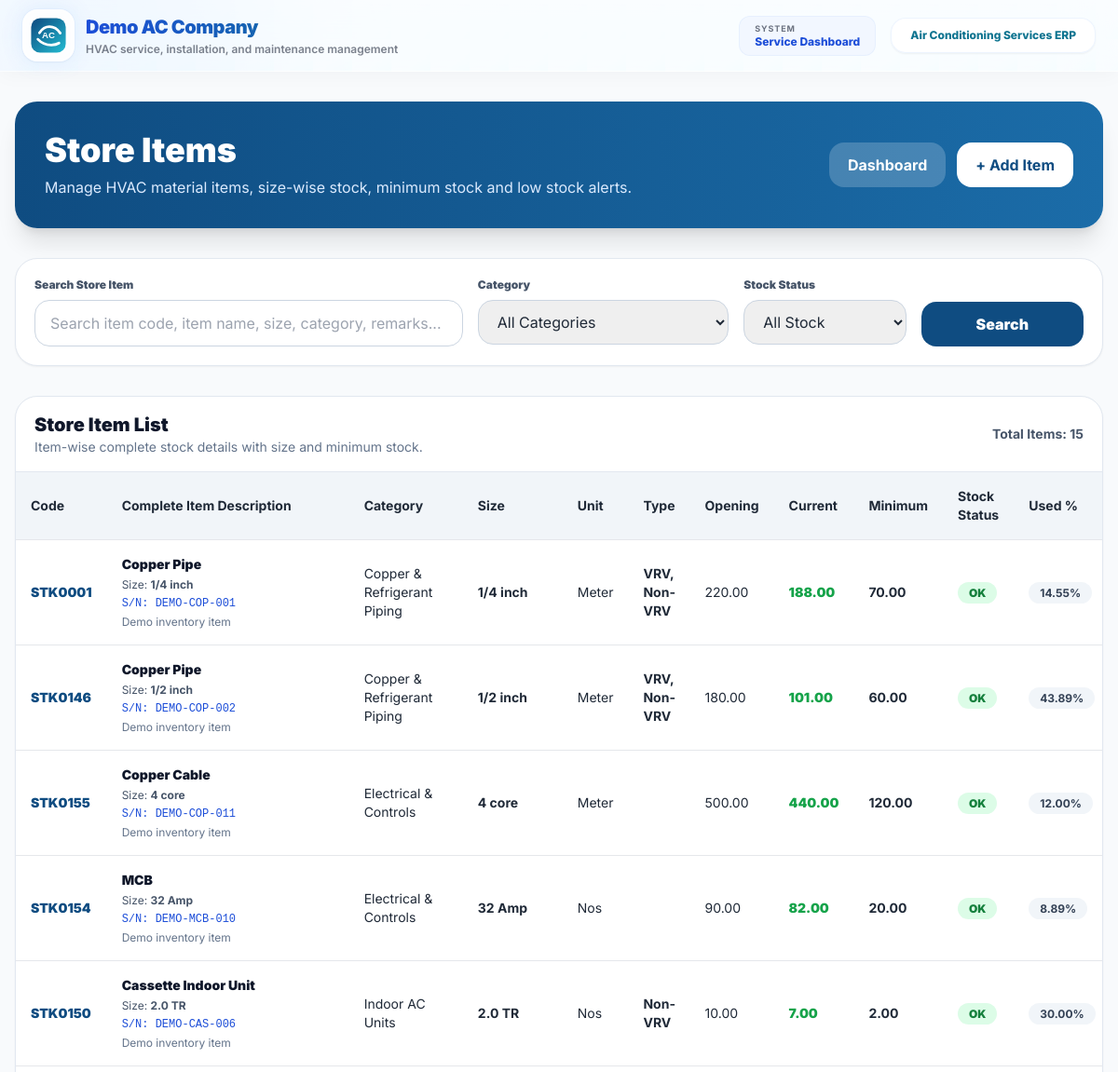
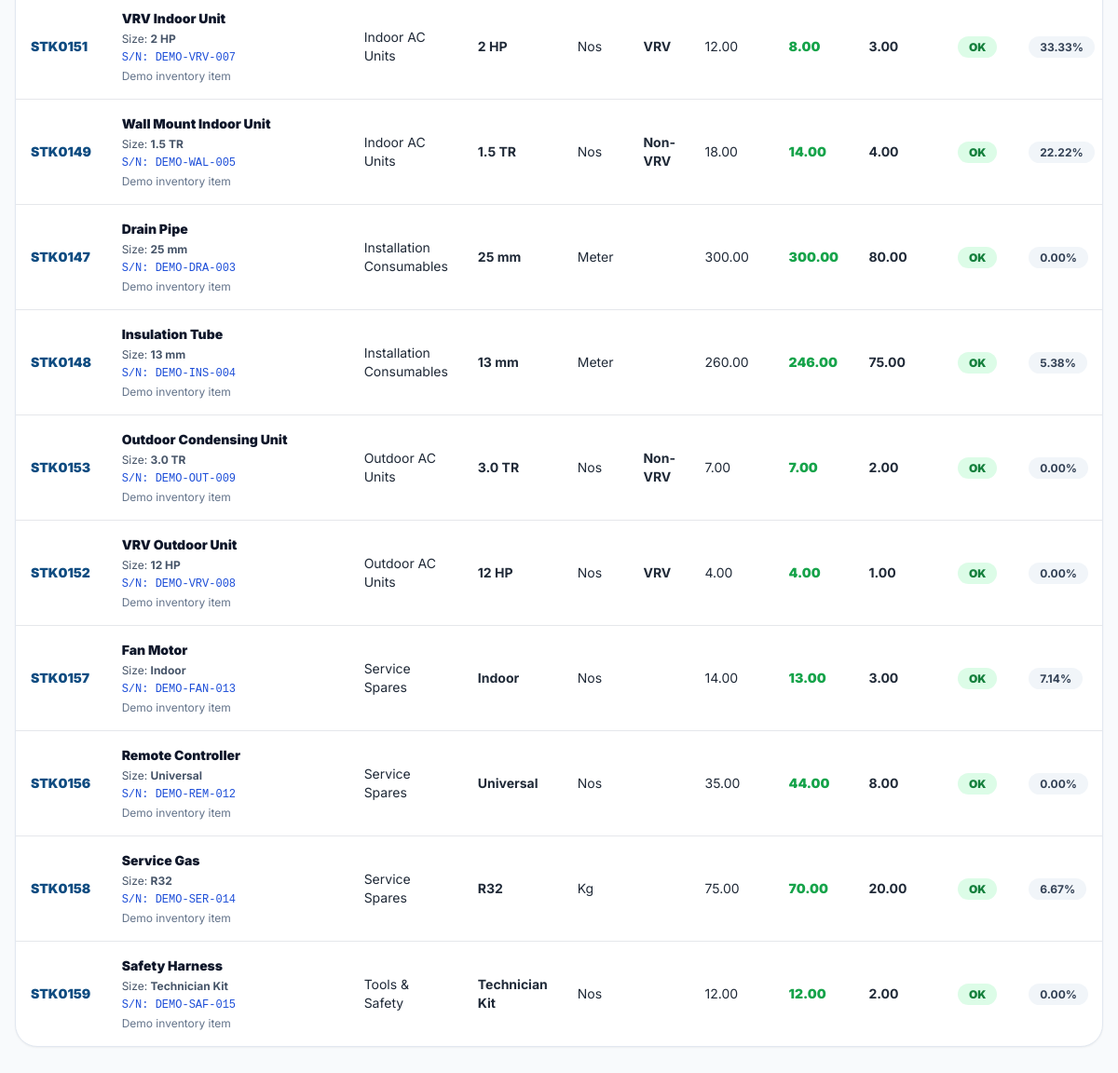
The page /store/items/ (signed in) on the database its author committed (2 pictures, top to bottom).
### store/models.py (models this page shows, shortened)
class StoreItem(models.Model):
    UNIT_CHOICES = (
        ("NOS", "Nos"),
        ("MTR", "Meter"),
        ("RFT", "Rft"),
        ("MTR_AND_RFT", "MTR and RFT"),
        ("KG", "Kg"),
        ("PKT", "Packet"),
        ("NOS_PKT", "Nos / Packet"),
        ("LTR", "Liter"),
        ("SQMTR", "Sq. Meter"),
        ("ROLL", "Roll"),
        ("BOX", "Box"),
        ("COIL", "Coil"),
    )
    item_code = models.CharField(
        max_length=20,
        unique=True,
        blank=True
    )
    category = models.ForeignKey(
        StoreCategory,
        on_delete=models.CASCADE,
        related_name="items"
    )
    item_description = models.CharField(
        max_length=250
    )
    size = models.CharField(
        max_length=150,
        blank=True,
        null=True
    )
    serial_number = models.CharField(
        max_length=100,
        blank=True,
        null=True,
        help_text="AC unit serial number (if applicable)."
    )
    remarks = models.CharField(
        max_length=250,
        blank=True,
        null=True
    )
    is_vrv = models.BooleanField(
        default=False,
        help_text="Check if this item is VRV type."
    )
    is_non_vrv = models.BooleanField(
        default=False,
        help_text="Check if this item is Non-VRV type."
    )
    unit = models.CharField(
        max_length=20,
        choices=UNIT_CHOICES,
        default="NOS"
    )
    opening_stock = models.DecimalField(
        max_digits=12,
        decimal_places=2,
        default=0
    )
    current_stock = models.DecimalField(
        max_digits=12,
        decimal_places=2,
        default=0
    )
    minimum_stock = models.DecimalField(
        max_digits=12,
        decimal_places=2,
        default=0
    )
    alert_percentage = models.DecimalField(
        max_digits=5,
        decimal_places=2,
        default=85,
        help_text="Alert when stock is 85% used from opening stock."
    )
    created_by = models.ForeignKey(
        User,
        on_delete=models.SET_NULL,
        blank=True,
        null=True,
        related_name="created_store_items"
    )
    created_at = models.DateTimeField(
        auto_now_add=True
    )
    class Meta:
        ordering = ["category__category_name", "item_description"]
    def used_quantity(self):
        used = self.opening_stock - self.current_stock
        return used if used > 0 else Decimal("0.00")
    def used_percentage(self):
        if self.opening_stock <= 0:
            return Decimal("0.00")
        percentage = (self.used_quantity() / self.opening_stock) * 100
        return round(percentage, 2)
    def is_low_stock(self):
        return self.current_stock <= self.minimum_stock
    def is_85_percent_used(self):
        return self.used_percentage() >= self.alert_percentage
    def item_type_label(self):
        labels = []
        if self.is_vrv:
            labels.append("VRV")
        if self.is_non_vrv:
            labels.append("Non-VRV")
        return ", ".join(labels)

class StoreCategory(models.Model):
    category_name = models.CharField(
        max_length=200,
        unique=True
    )
    created_at = models.DateTimeField(
        auto_now_add=True
    )
    class Meta:
        ordering = ["category_name"]

### store/views.py (the view, shortened to what this page needs)
@login_required
def store_item_list(request):
    search = request.GET.get("search", "").strip()
    category_id = request.GET.get("category", "").strip()
    stock_status = request.GET.get("stock_status", "").strip()
    items = StoreItem.objects.select_related("category").all().order_by(
        "category__category_name",
        "item_description"
    )
    if category_id:
        items = items.filter(category_id=category_id)
    if stock_status == "LOW":
        items = items.filter(
            current_stock__lte=models.F("minimum_stock")
        )
    categories = StoreCategory.objects.all().order_by("category_name")
    return render(request, "store_item_list.html", {
        "items": items,
        "categories": categories,
        "search": search,
        "category_id": category_id,
        "stock_status": stock_status,
    })

### puriaccooling/context_processors.py (called while the page is built)
def branding(request):
    return {"BRAND": APP_BRANDING}

### templates/store_item_list.html (shortened to what this page needs)
{% extends 'base.html' %}
{% block content %}
<div class="min-h-screen bg-slate-50 px-4 py-8">
    <div class="max-w-7xl mx-auto">
        <div class="bg-gradient-to-r from-[#0F4C81] to-[#1B6CA8] rounded-3xl p-8 shadow-xl mb-8">
            <div class="flex flex-col md:flex-row md:items-center md:justify-between gap-4">
                <div>
                    <h1 class="text-4xl font-black text-white">
                        Store Items
                    </h1>
                    <p class="text-blue-100 mt-2">
                        Manage HVAC material items, size-wise stock, minimum stock and low stock alerts.
                    </p>
                </div>
                <div class="flex flex-wrap gap-3">
                    <a href="{% url 'store_dashboard' %}"
                       class="bg-white/20 text-white px-5 py-3 rounded-2xl font-bold">
                        Dashboard
                    </a>
                    <a href="{% url 'add_store_item' %}"
                       class="bg-white text-[#0F4C81] px-5 py-3 rounded-2xl font-bold">
                        + Add Item
                    </a>
                </div>
            </div>
        </div>
        <div class="bg-white rounded-3xl border border-slate-200 p-5 shadow-sm mb-8">
            <form method="GET" class="grid grid-cols-1 md:grid-cols-12 gap-4">
                <div class="md:col-span-5">
                    <label class="block text-xs font-black text-slate-600 mb-2">
                        Search Store Item
                    </label>
                    <input type="text"
                           name="search"
                           value="{{ search }}"
                           placeholder="Search item code, item name, size, category, remarks..."
                           class="w-full border border-slate-300 rounded-2xl px-4 py-3 focus:outline-none focus:ring-2 focus:ring-[#0F4C81]">
                </div>
                <div class="md:col-span-3">
                    <label class="block text-xs font-black text-slate-600 mb-2">
                        Category
                    </label>
                    <select name="category"
                            class="w-full border border-slate-300 rounded-2xl px-4 py-3 focus:outline-none focus:ring-2 focus:ring-[#0F4C81]">
                        <option value="">All Categories</option>
                    </select>
                </div>
                <div class="md:col-span-2">
                    <label class="block text-xs font-black text-slate-600 mb-2">
                        Stock Status
                    </label>
                    <select name="stock_status"
                            class="w-full border border-slate-300 rounded-2xl px-4 py-3 focus:outline-none focus:ring-2 focus:ring-[#0F4C81]">
                        <option value="">All Stock</option>
                    </select>
                </div>
                <div class="md:col-span-2 flex items-end">
                    <button type="submit"
                            class="w-full bg-[#0F4C81] text-white rounded-2xl px-4 py-3 font-black hover:bg-[#0b3d68]">
                        Search
                    </button>
                </div>
            </form>
        </div>
        <div class="bg-white rounded-3xl border border-slate-200 shadow-sm overflow-hidden">
            <div class="px-5 py-4 border-b border-slate-200 flex flex-col md:flex-row md:items-center md:justify-between gap-3">
                <div>
                    <h2 class="text-xl font-black text-slate-900">
                        Store Item List
                    </h2>
                    <p class="text-sm text-slate-500">
                        Item-wise complete stock details with size and minimum stock.
                    </p>
                </div>
                <div class="text-sm font-bold text-slate-600">
                    Total Items: {{ items|length }}
                </div>
            </div>
            <div class="overflow-x-auto">
                <table class="w-full text-sm">
                    <thead class="bg-slate-100">
                        <tr>
                            <th class="px-4 py-4 text-left">Code</th>
                            <th class="px-4 py-4 text-left">Complete Item Description</th>
                            <th class="px-4 py-4 text-left">Category</th>
                            <th class="px-4 py-4 text-left">Size</th>
                            <th class="px-4 py-4 text-left">Unit</th>
                            <th class="px-4 py-4 text-left">Type</th>
                            <th class="px-4 py-4 text-left">Opening</th>
                            <th class="px-4 py-4 text-left">Current</th>
                            <th class="px-4 py-4 text-left">Minimum</th>
                            <th class="px-4 py-4 text-left">Stock Status</th>
                            <th class="px-4 py-4 text-left">Used %</th>
                        </tr>
                    </thead>
                    <tbody>
                        {% for item in items %}
                        <tr class="border-t {% if item.is_low_stock %}bg-red-50{% elif item.is_85_percent_used %}bg-orange-50{% endif %}">
                            <td class="px-4 py-4 font-black text-[#0F4C81] whitespace-nowrap">
                                {{ item.item_code }}
                            </td>
                            <td class="px-4 py-4 min-w-[260px]">
                                <p class="font-black text-slate-900">
                                    {{ item.item_description }}
                                </p>
                                <p class="text-xs text-slate-600 mt-1">
                                    Size:
                                    <span class="font-bold">
                                        {{ item.size|default:"Not Mentioned" }}
                                    </span>
                                </p>
                                {% if item.serial_number %}
                                <p class="text-xs text-blue-700 mt-1 font-mono">
                                    S/N: {{ item.serial_number }}
                                </p>
                                {% endif %}
                                <p class="text-xs text-slate-500 mt-1">
                                    {{ item.remarks|default:"No remarks added" }}
                                </p>
                            </td>
                            <td class="px-4 py-4">
                                {{ item.category.category_name }}
                            </td>
                            <td class="px-4 py-4 font-bold">
                                {{ item.size|default:"-" }}
                            </td>
                            <td class="px-4 py-4">
                                {{ item.get_unit_display }}
                            </td>
                            <td class="px-4 py-4 font-bold">
                                {{ item.item_type_label }}
                            </td>
                            <td class="px-4 py-4">
                                {{ item.opening_stock }}
                            </td>
                            <td class="px-4 py-4 font-black {% if item.is_low_stock %}text-red-600{% else %}text-green-600{% endif %}">
                                {{ item.current_stock }}
                            </td>
                            <td class="px-4 py-4 font-bold">
                                {{ item.minimum_stock }}
                            </td>
                            <td class="px-4 py-4">
                                {% if item.is_low_stock %}
                                <span class="px-3 py-1 rounded-full bg-red-100 text-red-700 text-xs font-black">
                                    Low Stock
                                </span>
                                {% elif item.is_85_percent_used %}
                                <span class="px-3 py-1 rounded-full bg-orange-100 text-orange-700 text-xs font-black">
                                    85% Used
                                </span>
                                {% else %}
                                <span class="px-3 py-1 rounded-full bg-green-100 text-green-700 text-xs font-black">
                                    OK
                                </span>
                                {% endif %}
                            </td>
                            <td class="px-4 py-4">
                                {% if item.is_85_percent_used %}
                                <span class="px-3 py-1 rounded-full bg-orange-100 text-orange-700 text-xs font-bold">
                                    {{ item.used_percentage }}%
                                </span>
                                {% else %}
                                <span class="px-3 py-1 rounded-full bg-slate-100 text-slate-700 text-xs font-bold">
                                    {{ item.used_percentage }}%
                                </span>
                                {% endif %}
                            </td>
                        </tr>
                        {% endfor %}
                    </tbody>
                </table>
            </div>
        </div>
    </div>
</div>
{% endblock %}

### templates/base.html (style rules this page uses)
body { font-family: 'Inter', sans-serif; scroll-behavior: smooth; }
.soft-grid { background-image: linear-gradient(rgba(59, 130, 246, 0.08) 1px, transparent 1px), linear-gradient(90deg, rgba(59, 130, 246, 0.08) 1px, transparent 1px); background-size: 42px 42px; }

### rows shown on the page
StoreItem: item_code "STK0001", item_description "Copper Pipe", size "1/4 inch", serial_number "DEMO-COP-001", remarks "Demo inventory item", category.category_name "Copper & Refrigerant Piping", unit "Meter", item_type_label "VRV, Non-VRV", opening_stock "220.00", current_stock "188.00", minimum_stock "70.00", alert_percentage "OK", used_percentage "14.55"
StoreItem: item_code "STK0146", item_description "Copper Pipe", size "1/2 inch", serial_number "DEMO-COP-002", remarks "Demo inventory item", category.category_name "Copper & Refrigerant Piping", unit "Meter", item_type_label "VRV, Non-VRV", opening_stock "180.00", current_stock "101.00", minimum_stock "60.00", alert_percentage "OK", used_percentage "43.89"
StoreItem: item_code "STK0155", item_description "Copper Cable", size "4 core", serial_number "DEMO-COP-011", remarks "Demo inventory item", category.category_name "Electrical & Controls", unit "Meter", opening_stock "500.00", current_stock "440.00", minimum_stock "120.00", alert_percentage "OK", used_percentage "12.00"
StoreItem: item_code "STK0154", item_description "MCB", size "32 Amp", serial_number "DEMO-MCB-010", remarks "Demo inventory item", category.category_name "Electrical & Controls", unit "Nos", opening_stock "90.00", current_stock "82.00", minimum_stock "20.00", alert_percentage "OK", used_percentage "8.89"
StoreItem: item_code "STK0150", item_description "Cassette Indoor Unit", size "2.0 TR", serial_number "DEMO-CAS-006", remarks "Demo inventory item", category.category_name "Indoor AC Units", unit "Nos", item_type_label "Non-VRV", opening_stock "10.00", current_stock "7.00", minimum_stock "2.00", alert_percentage "OK", used_percentage "30.00"
StoreItem: item_code "STK0151", item_description "VRV Indoor Unit", size "2 HP", serial_number "DEMO-VRV-007", remarks "Demo inventory item", category.category_name "Indoor AC Units", unit "Nos", item_type_label "VRV", opening_stock "12.00", current_stock "8.00", minimum_stock "3.00", alert_percentage "OK", used_percentage "33.33"
StoreItem: item_code "STK0149", item_description "Wall Mount Indoor Unit", size "1.5 TR", serial_number "DEMO-WAL-005", remarks "Demo inventory item", category.category_name "Indoor AC Units", unit "Nos", item_type_label "Non-VRV", opening_stock "18.00", current_stock "14.00", minimum_stock "4.00", alert_percentage "OK", used_percentage "22.22"
StoreItem: item_code "STK0147", item_description "Drain Pipe", size "25 mm", serial_number "DEMO-DRA-003", remarks "Demo inventory item", category.category_name "Installation Consumables", unit "Meter", opening_stock "300.00", current_stock "300.00", minimum_stock "80.00", alert_percentage "OK", used_percentage "0.00"
StoreItem: item_code "STK0148", item_description "Insulation Tube", size "13 mm", serial_number "DEMO-INS-004", remarks "Demo inventory item", category.category_name "Installation Consumables", unit "Meter", opening_stock "260.00", current_stock "246.00", minimum_stock "75.00", alert_percentage "OK", used_percentage "5.38"
StoreItem: item_code "STK0153", item_description "Outdoor Condensing Unit", size "3.0 TR", serial_number "DEMO-OUT-009", remarks "Demo inventory item", category.category_name "Outdoor AC Units", unit "Nos", item_type_label "Non-VRV", opening_stock "7.00", current_stock "7.00", minimum_stock "2.00", alert_percentage "OK", used_percentage "0.00"
StoreItem: item_code "STK0152", item_description "VRV Outdoor Unit", size "12 HP", serial_number "DEMO-VRV-008", remarks "Demo inventory item", category.category_name "Outdoor AC Units", unit "Nos", item_type_label "VRV", opening_stock "4.00", current_stock "4.00", minimum_stock "1.00", alert_percentage "OK", used_percentage "0.00"
StoreItem: item_code "STK0157", item_description "Fan Motor", size "Indoor", serial_number "DEMO-FAN-013", remarks "Demo inventory item", category.category_name "Service Spares", unit "Nos", opening_stock "14.00", current_stock "13.00", minimum_stock "3.00", alert_percentage "OK", used_percentage "7.14"
StoreItem: item_code "STK0156", item_description "Remote Controller", size "Universal", serial_number "DEMO-REM-012", remarks "Demo inventory item", category.category_name "Service Spares", unit "Nos", opening_stock "35.00", current_stock "44.00", minimum_stock "8.00", alert_percentage "OK", used_percentage "0.00"
StoreItem: item_code "STK0158", item_description "Service Gas", size "R32", serial_number "DEMO-SER-014", remarks "Demo inventory item", category.category_name "Service Spares", unit "Kg", opening_stock "75.00", current_stock "70.00", minimum_stock "20.00", alert_percentage "OK", used_percentage "6.67"
StoreItem: item_code "STK0159", item_description "Safety Harness", size "Technician Kit", serial_number "DEMO-SAF-015", remarks "Demo inventory item", category.category_name "Tools & Safety", unit "Nos", opening_stock "12.00", current_stock "12.00", minimum_stock "2.00", alert_percentage "OK", used_percentage "0.00"

### other values the page prints
{{ BRAND.TAGLINE }} "HVAC service, installation, and maintenance management"
{{ BRAND.APP_NAME }} "Air Conditioning Services ERP"
{{ items|length }} "15"
